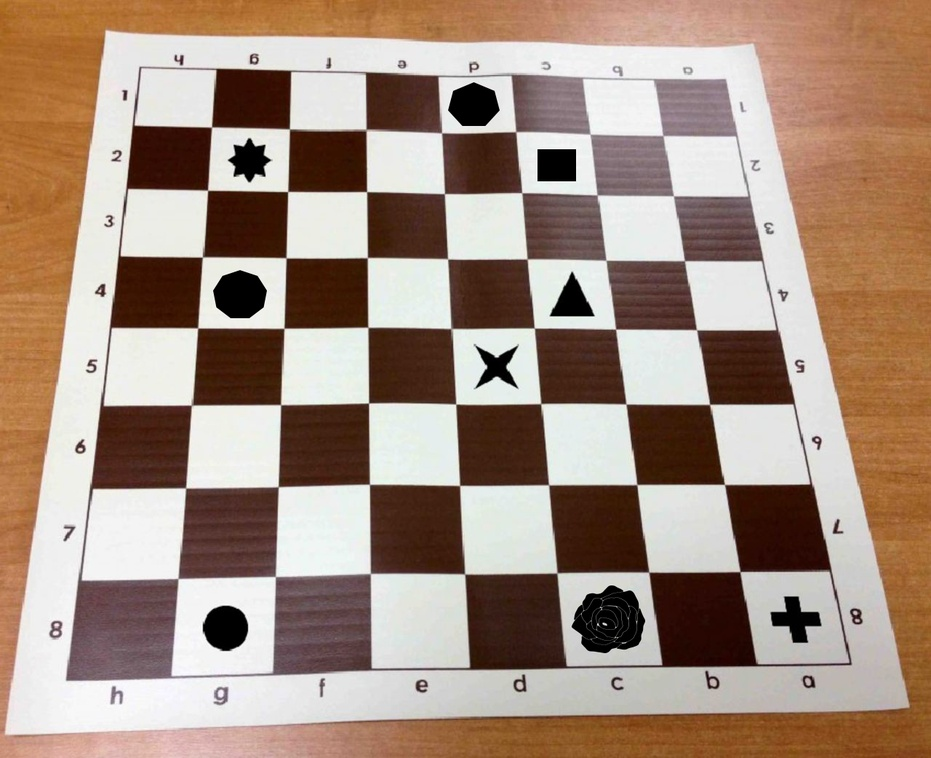
#> input picture Computer_vision_basics/HW_2_Chess/chess_photo.jpg, 931 x 758 px, shrunk from 1280 x 1041 before the run, found by its file name
$ jupyter execute HW_2_chess.ipynb
#> lines starting #> are read from the running program, lines starting #| are printed output that depends on the picture; after the words box and inside, x2 and y2 are one past the last pixel; in counts of white or black regions, pixels touching at a corner belong together
[cell 1]
import cv2
import math
import numpy as np
import matplotlib.pyplot as plt

Привести к шаблону на плоскости

[cell 2]
scanImgBGR = cv2.imread('/mnt/d/chess/chess_photo.jpg')
#> scanImgBGR is the input picture: shape (758, 931, 3); mean B, G, R 127.2, 142, 164.6
scanImgRGB = cv2.cvtColor(scanImgBGR, cv2.COLOR_BGR2RGB)

templateImgBGR = cv2.imread('/mnt/d/chess/chess_pattern.jpg')
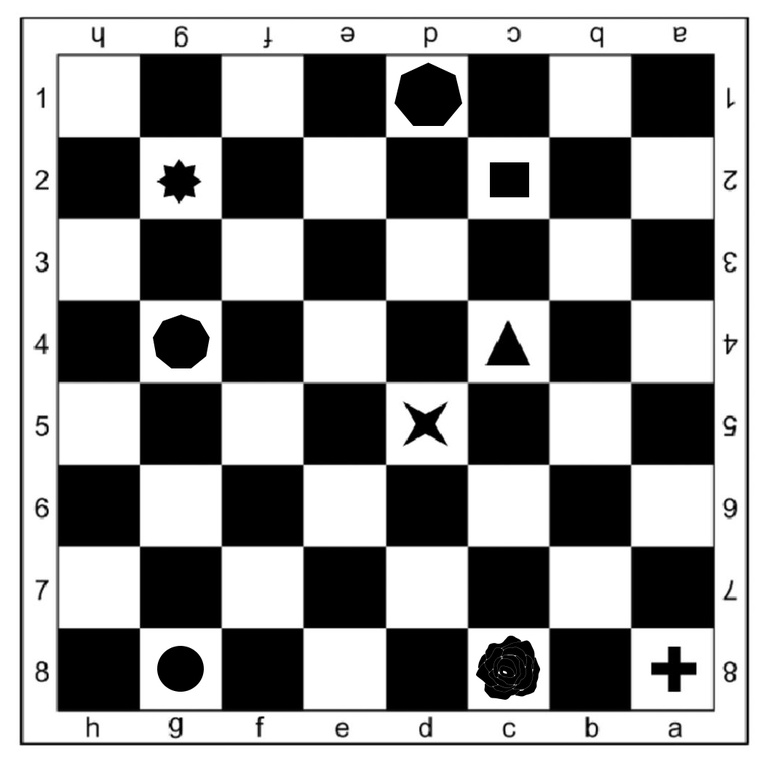
#> input picture Computer_vision_basics/HW_2_Chess/chess_pattern.jpg, 773 x 758 px, shrunk from 1062 x 1041 before the run, found by its file name
#> templateImgBGR is the input picture: shape (758, 773, 3); min 0, max 255, mean 148.6
templateImgRGB = cv2.cvtColor(templateImgBGR, cv2.COLOR_BGR2RGB)

plt.figure(figsize=(10, 5))
plt.subplot(1, 2, 1)
plt.imshow(templateImgRGB)
plt.axis('off')

plt.subplot(1, 2, 2)
plt.imshow(scanImgRGB)
plt.axis('off')

plt.show()
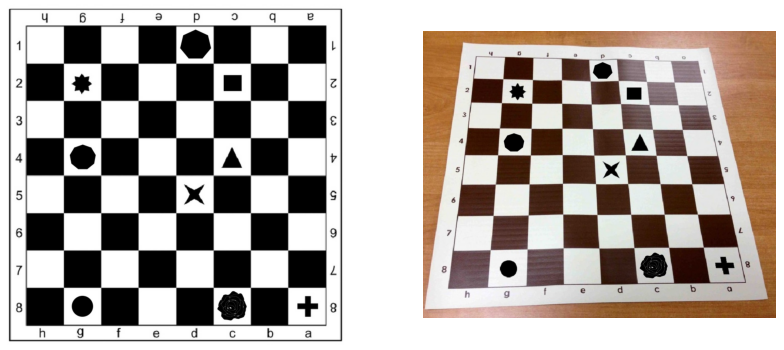
#> figure drawn by matplotlib, 2 panels

[cell 3]
sift = cv2.SIFT_create()

keypoints1, descriptors1 = sift.detectAndCompute(scanImgRGB, None)
#> keypoints1 = 1102 keypoints; strongest (x, y, size): (226, 628, 27.1), (249, 160, 20.1), (557, 165, 21.8), (572, 300, 20)
keypoints2, descriptors2 = sift.detectAndCompute(templateImgRGB, None)
#> keypoints2 = 1005 keypoints; strongest (x, y, size): (179, 181, 21.3), (509, 179, 23.3), (675, 93, 56.2), (180, 669, 25.4)

bf = cv2.BFMatcher(cv2.NORM_L2, crossCheck=True)

matches = bf.match(descriptors1, descriptors2)
#> matches = 309 matches

matches = sorted(matches, key=lambda x: x.distance)

num_matches_to_keep = int(len(matches) * 0.7)
#> num_matches_to_keep = 216
matches_filtered = matches[:num_matches_to_keep]
#> matches_filtered = 216 matches

src_pts = np.float32([keypoints1[m.queryIdx].pt for m in matches_filtered]).reshape(-1, 1, 2)
#> src_pts = 216 rows, first 8: [292.6, 74.14], [266.3, 153.4], [593.9, 311.5], [373.9, 664.9], [466.9, 663.8], [467.6, 664.9], [214.4, 72.15], [624.4, 590]
dst_pts = np.float32([keypoints2[m.trainIdx].pt for m in matches_filtered]).reshape(-1, 1, 2)
#> dst_pts = 216 rows, first 8: [63.27, 625], [172.1, 163.7], [529.3, 360.4], [62.38, 221.2], [382.9, 704.8], [388, 58.74], [627.9, 60.26], [522.1, 639.8]

H, mask = cv2.findHomography(src_pts, dst_pts, cv2.RANSAC)
#> H = [[1.09, 0.158, -104], [-0.0392, 1.49, -37.47], [-8.88e-05, 0.00055, 1]]; mask = 216 values, max 1 at index 2, min 0 at index 0, mean 0.38

height, width, channels = templateImgRGB.shape
#> height = 758; width = 773; channels = 3
warped_image = cv2.warpPerspective(scanImgRGB, H, (width, height))
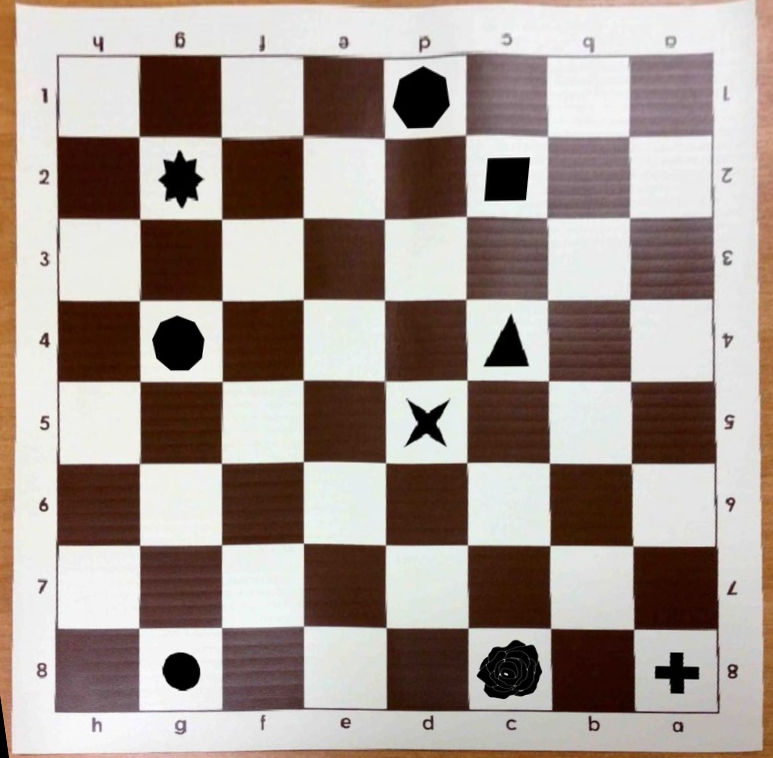
#> warped_image: shape (758, 773, 3); mean R, G, B 163.3, 149.9, 143

plt.figure(figsize=(10, 5))
plt.subplot(1, 2, 1)
plt.imshow(templateImgRGB)
plt.axis('off')

plt.subplot(1, 2, 2)
plt.imshow(warped_image)
plt.axis('off')

plt.show()
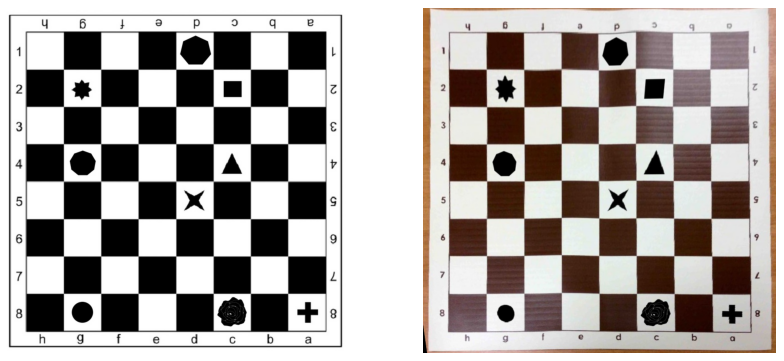
#> figure drawn by matplotlib, 2 panels

[cell 4]
scanImgBGR = cv2.imread('/mnt/d/chess/chess_photo.jpg')
scanImgRGB = cv2.cvtColor(scanImgBGR, cv2.COLOR_BGR2RGB)

templateImgBGR = cv2.imread('/mnt/d/chess/chess_pattern.jpg')
templateImgRGB = cv2.cvtColor(templateImgBGR, cv2.COLOR_BGR2RGB)

orb = cv2.ORB_create(nfeatures=10000)

keypoints1, descriptors1 = orb.detectAndCompute(scanImgRGB, None)
#> keypoints1 = 4200 keypoints; strongest (x, y, size): (575, 150, 31), (538, 150, 31), (249, 179, 44.6), (575, 180, 31)
keypoints2, descriptors2 = orb.detectAndCompute(templateImgRGB, None)
#> keypoints2 = 3257 keypoints; strongest (x, y, size): (97, 38, 31), (175, 720, 31), (729, 678, 31), (41, 501, 31)

bf = cv2.BFMatcher(cv2.NORM_HAMMING, crossCheck=True)

matches = bf.match(descriptors1, descriptors2)
#> matches = 700 matches

matches = sorted(matches, key=lambda x: x.distance)

num_matches_to_keep = int(len(matches) * 0.4)
#> num_matches_to_keep = 280
matches_filtered = matches[:num_matches_to_keep]
#> matches_filtered = 280 matches

src_pts = np.float32([keypoints1[m.queryIdx].pt for m in matches_filtered]).reshape(-1, 1, 2)
#> src_pts = 280 rows, first 8: [370.1, 329.8], [358.3, 186.3], [456.2, 481.1], [363.3, 408.1], [361.3, 409.1], [370, 329], [362.9, 186.6], [453.9, 477.8]
dst_pts = np.float32([keypoints2[m.trainIdx].pt for m in matches_filtered]).reshape(-1, 1, 2)
#> dst_pts = 280 rows, first 8: [383, 547.2], [547, 463], [632, 302], [628.8, 630], [223.2, 466.8], [223.2, 543.6], [628.8, 216], [141.7, 140]

H, mask = cv2.findHomography(src_pts, dst_pts, cv2.RANSAC)
#> H = [[0.712, 0.163, 10.6], [-0.156, 1.28, 23.06], [-0.000421, 0.000533, 1]]; mask = 280 values, max 1 at index 104, min 0 at index 0, mean 0.05

height, width, channels = templateImgRGB.shape
warped_image = cv2.warpPerspective(scanImgRGB, H, (width, height))
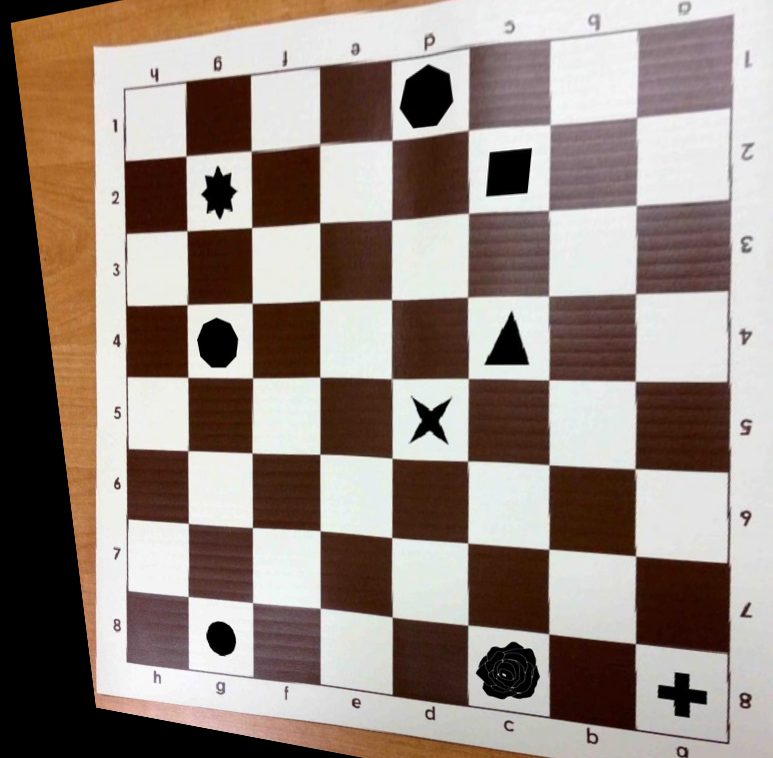
#> warped_image: shape (758, 773, 3); mean R, G, B 148.7, 134.5, 126.3

plt.figure(figsize=(10, 5))
plt.subplot(1, 2, 1)
plt.imshow(templateImgRGB)
plt.axis('off')

plt.subplot(1, 2, 2)
plt.imshow(warped_image)
plt.axis('off')

plt.show()

Посчитать количество клеток

[cell 5]
scanImgBGR = cv2.imread('/mnt/d/chess/chess.jpg')
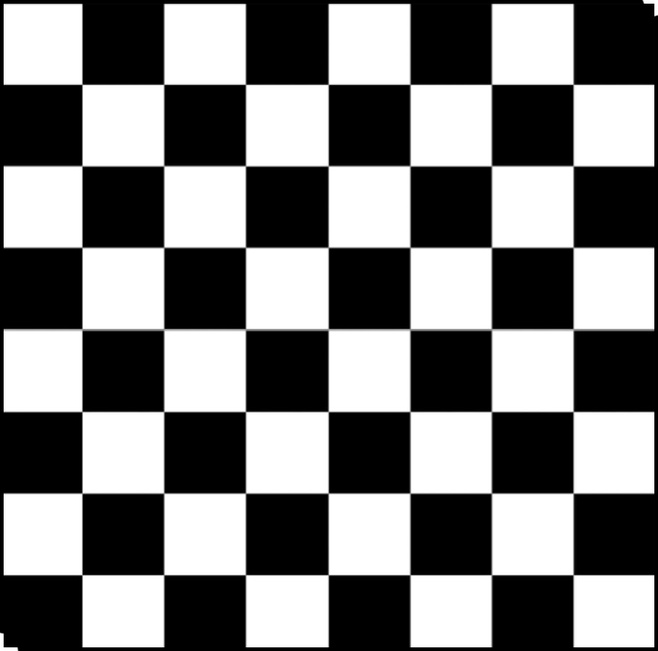
#> input picture Computer_vision_basics/HW_2_Chess/chess.jpg, 658 x 651 px, shrunk from 904 x 895 before the run, found by its file name
#> scanImgBGR is the input picture: shape (651, 658, 3); min 0, max 255, mean 125
imgGray = cv2.cvtColor(scanImgBGR, cv2.COLOR_BGR2GRAY)

points = 0
corners = cv2.goodFeaturesToTrack(imgGray, maxCorners = 500, qualityLevel = 0.1, minDistance = 15, blockSize = 9)
#> corners = 81 rows, first 8: [650, 643], [650, 7], [7, 643], [85, 578], [85, 85], [7, 7], [650, 88], [650, 578]
imgCopy = scanImgBGR.copy()

if corners is not None :
    for x, y in np.float32(corners).reshape(-1, 2):
        cv2.circle(imgCopy, (int(x), int(y)), 5, (0, 0, 255), -1)
        points = points + 1
#> this loop made 81 passes
#> (x, y) on passes 1 to 12: (650, 643), (650, 7), (7, 643), (85, 578), (85, 85), (7, 7), (650, 88), (650, 578), (7, 81), (85, 643), (326, 578), (325, 643)
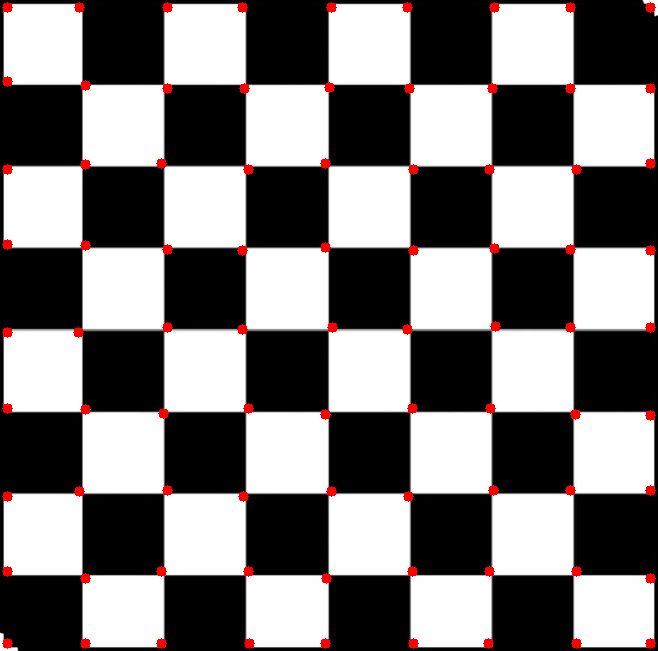
#> imgCopy: shape (651, 658, 3); 1.53% of pixels changed, all inside (x1, y1, x2, y2) = (2, 2, 656, 649)
#> after the loop, points = 81

plt.imshow(imgCopy[:,:,::-1])

[cell 6]
cells = int(math.sqrt(points) - 1)
#> cells = 8
all_cells = cells ** 2
#> all_cells = 64
print(cells, all_cells)
#| 8 64
